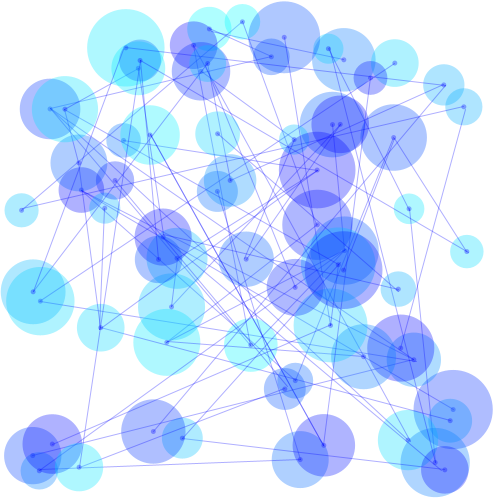
Frame 1 (no input)
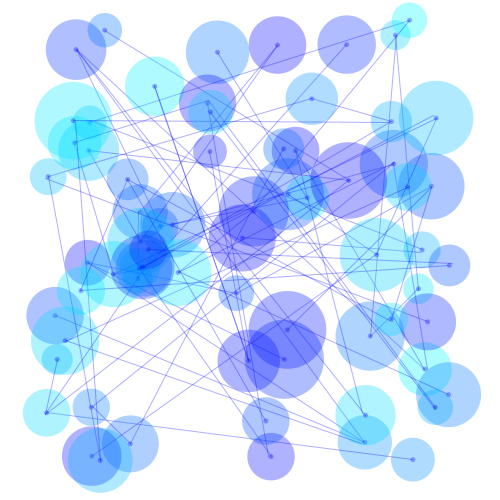
Frame 60 (the mouse pressed at the canvas centre just before this capture)
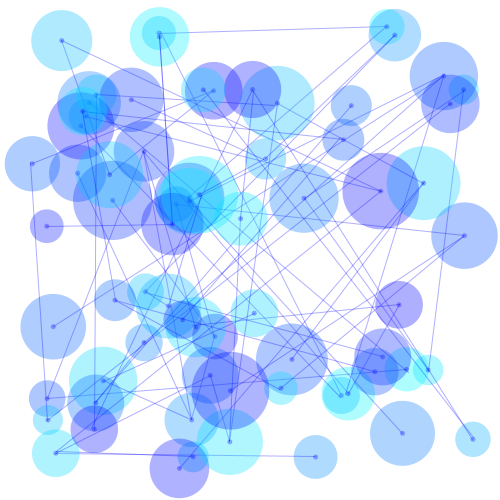
Frame 120 (the mouse held since frame 60 and released just before this capture)

The Processing sketch that drew these frames (run headless with seeded random() and noise(); from frame 60 on, the mouse is pressed at the canvas centre):

// Processing sketch: processing_75342
// ── processing_75342.pde

Circle[] circle = new Circle[70];


void setup() {
  size(500, 500);
  background(255);
  smooth();
  randomSeed(0);

  for (int i = 0; i < circle.length;i++) {
    circle[i] = new Circle();
  }

  //noLoop();
}

void draw() {

  background(255);

  for (int i = 0; i <circle.length;i++) {
    circle[i].display(i);  
    circle[i].move();
  }
}


class Circle {
  float x;
  float y;
  float r;
  float x_speed;
  float y_speed;
  float g;
  int random_num;

  Circle() {
    r = random(30, 80);

    x = random(r/2, width -r/2);
    y = random(r/2, height - r/2);

    x_speed = random(-3, 3);
    y_speed = random(-3, 3);
    g = random(255);

    random_num = (int)random(-10, 10);
  }

  void display(int i) {
    draw_circles();
    draw_lines(i);
  }

  void draw_circles() {
    noStroke();

    fill(0, g, 255, 80);

    ellipse(x, y, r, r);

    fill(0, 0, 255, 80);
    ellipse(x, y, 5, 5);
  }


  void draw_lines(int i) {
    stroke(0, 0, 255, 80);

    int num = i + random_num;

    if (num < 0) {
      num *= -1;
    }
    if (num == i) {
      num++;
    }
    if (num > circle.length - 1) {
      num -= circle.length;
    }


    for (int j = 0; j < 1;j++) { 
      line(circle[i].x, circle[i].y, circle[num].x, circle[num].y);
    }
  }

  void move() {
    x += x_speed;
    y += y_speed;

    if (x > width - r/2 || x < r/2) {
      x_speed *= -1;
    }

    if (y > height - r/2 || y < r/2) {
      y_speed *= -1;
    }
  }
}
